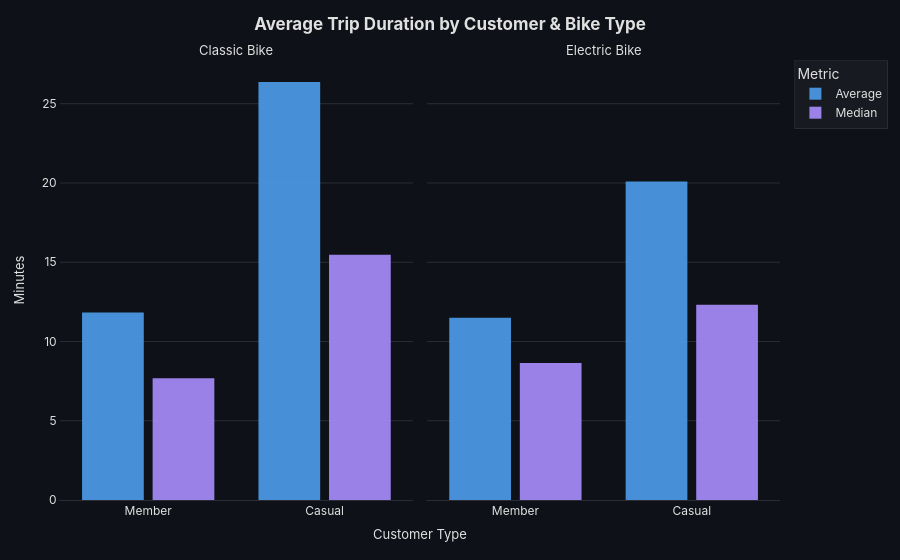

The code cell stored with this chart in its notebook:
### Code cell
# ── Chart 6 ──────────────────────────────────────────────────────────────────

df_duration = get_avg_duration_by_customer()

# Human-readable replacements for facet labels and legend entries
_METRIC_LABELS = {
    "avg_trip_duration_minutes": "Average",
    "median_trip_duration_minutes": "Median",
}

_RIDEABLE_LABELS = {
    "classic_bike": "Classic Bike",
    "electric_bike": "Electric Bike",
}

_CUSTOMER_LABELS = {
    "member": "Member",
    "casual": "Casual",
}


def chart_avg_duration_by_customer(df: pd.DataFrame) -> Figure:
    """Faceted grouped bar: avg & median trip duration by customer type and bike type."""

    df = df.copy()

    # Rename metric values before melting so legend shows clean labels
    df = df.melt(
        id_vars=["customer_type", "rideable_type"],
        value_vars=["avg_trip_duration_minutes", "median_trip_duration_minutes"],
        var_name="metric",
        value_name="value",
    )

    # Apply human-readable labels to the data itself
    df["metric"] = df["metric"].map(_METRIC_LABELS)
    df["rideable_type"] = df["rideable_type"].map(_RIDEABLE_LABELS)
    df["customer_type"] = df["customer_type"].map(_CUSTOMER_LABELS)

    # Update color map keys to match the renamed metric labels
    duration_colors_clean = {_METRIC_LABELS[k]: v for k, v in DURATION_COLORS.items()}

    labels = {
        "value": "Minutes",
        "customer_type": "Customer Type",
        "metric": "Metric",
    }

    fig = px.bar(
        df,
        x="customer_type",
        y="value",
        labels=labels,
        barmode="group",
        facet_col="rideable_type",
        color="metric",
        color_discrete_map=duration_colors_clean,
    )

    fig.update_traces(
        marker_line_width=0,
        opacity=0.92,
        width=0.35,
    )

    _apply_theme(fig, title="Average Trip Duration by Customer & Bike Type")

    # ── Clean up facet labels ─────────────────────────────────────────────────
    # After mapping, facet titles will be "rideable_type=Classic Bike" — strip the prefix
    fig.for_each_annotation(
        lambda a: a.update(
            text=a.text.split("=")[-1],
            font=dict(size=13, color=FONT_COLOR),
        )
    )

    # ── Remove repeated x-axis titles on each facet, keep only bottom ────────
    fig.for_each_xaxis(lambda ax: ax.update(title_text=""))
    fig.update_layout(annotations=[a for a in fig.layout.annotations])
    # Single shared x-axis label via layout
    fig.add_annotation(
        text="Customer Type",
        xref="paper",
        yref="paper",
        x=0.5,
        y=-0.10,
        showarrow=False,
        font=dict(size=13, color=FONT_COLOR),
    )

    # Only show y-axis title on the leftmost facet (yaxis), suppress on yaxis2
    fig.update_yaxes(title_text="")
    fig.layout.yaxis.title.text = "Minutes"

    return fig


chart_avg_duration_by_customer(df_duration)

### Figure 1 — Plotly figure (JSON) as saved in the notebook; plotly's stock layout.template omitted (floating-point values rounded to 4 significant figures)
{"data": [{"alignmentgroup": "True", "hovertemplate": "Metric=Average<br>rideable_type=Classic Bike<br>Customer Type=%{x}<br>Minutes=%{y}<extra></extra>", "legendgroup": "Average", "marker": {"color": "#4C9BE8", "line": {"width": 0}, "pattern": {"shape": ""}}, "name": "Average", "offsetgroup": "Average", "opacity": 0.92, "orientation": "v", "showlegend": true, "textposition": "auto", "type": "bar", "width": 0.35, "x": ["Member", "Casual"], "xaxis": "x", "y": [11.83, 26.37], "yaxis": "y"}, {"alignmentgroup": "True", "hovertemplate": "Metric=Average<br>rideable_type=Electric Bike<br>Customer Type=%{x}<br>Minutes=%{y}<extra></extra>", "legendgroup": "Average", "marker": {"color": "#4C9BE8", "line": {"width": 0}, "pattern": {"shape": ""}}, "name": "Average", "offsetgroup": "Average", "opacity": 0.92, "orientation": "v", "showlegend": false, "textposition": "auto", "type": "bar", "width": 0.35, "x": ["Casual", "Member"], "xaxis": "x2", "y": [20.1, 11.5], "yaxis": "y2"}, {"alignmentgroup": "True", "hovertemplate": "Metric=Median<br>rideable_type=Classic Bike<br>Customer Type=%{x}<br>Minutes=%{y}<extra></extra>", "legendgroup": "Median", "marker": {"color": "#A78BFA", "line": {"width": 0}, "pattern": {"shape": ""}}, "name": "Median", "offsetgroup": "Median", "opacity": 0.92, "orientation": "v", "showlegend": true, "textposition": "auto", "type": "bar", "width": 0.35, "x": ["Member", "Casual"], "xaxis": "x", "y": [7.68, 15.47], "yaxis": "y"}, {"alignmentgroup": "True", "hovertemplate": "Metric=Median<br>rideable_type=Electric Bike<br>Customer Type=%{x}<br>Minutes=%{y}<extra></extra>", "legendgroup": "Median", "marker": {"color": "#A78BFA", "line": {"width": 0}, "pattern": {"shape": ""}}, "name": "Median", "offsetgroup": "Median", "opacity": 0.92, "orientation": "v", "showlegend": false, "textposition": "auto", "type": "bar", "width": 0.35, "x": ["Casual", "Member"], "xaxis": "x2", "y": [12.32, 8.65], "yaxis": "y2"}], "layout": {"annotations": [{"font": {"color": "#e0e0e0", "size": 13}, "showarrow": false, "text": "Classic Bike", "x": 0.245, "xanchor": "center", "xref": "paper", "y": 1, "yanchor": "bottom", "yref": "paper"}, {"font": {"color": "#e0e0e0", "size": 13}, "showarrow": false, "text": "Electric Bike", "x": 0.755, "xanchor": "center", "xref": "paper", "y": 1, "yanchor": "bottom", "yref": "paper"}, {"font": {"color": "#e0e0e0", "size": 13}, "showarrow": false, "text": "Customer Type", "x": 0.5, "xref": "paper", "y": -0.1, "yref": "paper"}], "barmode": "group", "font": {"color": "#e0e0e0", "family": "Inter, Arial, sans-serif", "size": 12}, "legend": {"bgcolor": "rgba(255,255,255,0.04)", "bordercolor": "rgba(255,255,255,0.08)", "borderwidth": 1, "font": {"size": 12}, "title": {"text": "Metric"}, "tracegroupgap": 0}, "margin": {"b": 60, "l": 60, "r": 40, "t": 60}, "paper_bgcolor": "#0e1117", "plot_bgcolor": "#0e1117", "title": {"font": {"color": "#e0e0e0", "family": "Inter, Arial, sans-serif", "size": 17, "weight": "bold"}, "pad": {"b": 12}, "text": "Average Trip Duration by Customer & Bike Type", "x": 0.5, "xanchor": "center"}, "xaxis": {"anchor": "y", "domain": [0, 0.49], "linecolor": "#2a2d35", "showgrid": false, "tickfont": {"color": "#e0e0e0", "size": 12}, "title": {"font": {"color": "#e0e0e0", "size": 13}, "text": ""}, "zeroline": false}, "xaxis2": {"anchor": "y2", "domain": [0.51, 1], "linecolor": "#2a2d35", "matches": "x", "showgrid": false, "tickfont": {"color": "#e0e0e0", "size": 12}, "title": {"font": {"color": "#e0e0e0", "size": 13}, "text": ""}, "zeroline": false}, "yaxis": {"anchor": "x", "domain": [0, 1], "gridcolor": "#2a2d35", "gridwidth": 1, "linecolor": "rgba(0,0,0,0)", "tickfont": {"color": "#e0e0e0", "size": 12}, "title": {"font": {"color": "#e0e0e0", "size": 13}, "text": "Minutes"}, "zeroline": false}, "yaxis2": {"anchor": "x2", "domain": [0, 1], "gridcolor": "#2a2d35", "gridwidth": 1, "linecolor": "rgba(0,0,0,0)", "matches": "y", "showticklabels": false, "tickfont": {"color": "#e0e0e0", "size": 12}, "title": {"font": {"color": "#e0e0e0", "size": 13}, "text": ""}, "zeroline": false}}}
